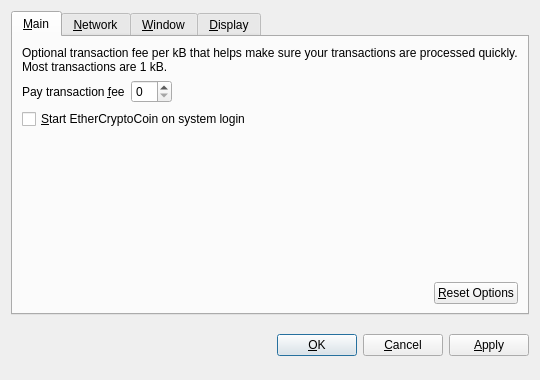
<?xml version="1.0" encoding="UTF-8"?>
<ui version="4.0">
 <class>OptionsDialog</class>
 <widget class="QDialog" name="OptionsDialog">
  <property name="geometry">
   <rect>
    <x>0</x>
    <y>0</y>
    <width>540</width>
    <height>380</height>
   </rect>
  </property>
  <property name="windowTitle">
   <string>Options</string>
  </property>
  <property name="modal">
   <bool>true</bool>
  </property>
  <layout class="QVBoxLayout" name="verticalLayout">
   <item>
    <widget class="QTabWidget" name="tabWidget">
     <property name="tabPosition">
      <enum>QTabWidget::North</enum>
     </property>
     <property name="currentIndex">
      <number>0</number>
     </property>
     <widget class="QWidget" name="tabMain">
      <attribute name="title">
       <string>&amp;Main</string>
      </attribute>
      <layout class="QVBoxLayout" name="verticalLayout_Main">
       <item>
        <widget class="QLabel" name="transactionFeeInfoLabel">
         <property name="text">
          <string>Optional transaction fee per kB that helps make sure your transactions are processed quickly. Most transactions are 1 kB.</string>
         </property>
         <property name="textFormat">
          <enum>Qt::PlainText</enum>
         </property>
         <property name="wordWrap">
          <bool>true</bool>
         </property>
        </widget>
       </item>
       <item>
        <layout class="QHBoxLayout" name="horizontalLayout_1_Main">
         <item>
          <widget class="QLabel" name="transactionFeeLabel">
           <property name="text">
            <string>Pay transaction &amp;fee</string>
           </property>
           <property name="textFormat">
            <enum>Qt::PlainText</enum>
           </property>
           <property name="buddy">
            <cstring>transactionFee</cstring>
           </property>
          </widget>
         </item>
         <item>
          <widget class="BitcoinAmountField" name="transactionFee"/>
         </item>
         <item>
          <spacer name="horizontalSpacer_1_Main">
           <property name="orientation">
            <enum>Qt::Horizontal</enum>
           </property>
           <property name="sizeHint" stdset="0">
            <size>
             <width>40</width>
             <height>20</height>
            </size>
           </property>
          </spacer>
         </item>
        </layout>
       </item>
       <item>
        <widget class="QCheckBox" name="bitcoinAtStartup">
         <property name="toolTip">
          <string>Automatically start EtherCryptoCoin after logging in to the system.</string>
         </property>
         <property name="text">
          <string>&amp;Start EtherCryptoCoin on system login</string>
         </property>
        </widget>
       </item>
       <item>
        <spacer name="verticalSpacer_Main">
         <property name="orientation">
          <enum>Qt::Vertical</enum>
         </property>
         <property name="sizeHint" stdset="0">
          <size>
           <width>20</width>
           <height>40</height>
          </size>
         </property>
        </spacer>
       </item>
       <item>
        <layout class="QHBoxLayout" name="horizontalLayout_2_Main">
         <item>
          <spacer name="horizontalSpacer_2_Main">
           <property name="orientation">
            <enum>Qt::Horizontal</enum>
           </property>
           <property name="sizeHint" stdset="0">
            <size>
             <width>40</width>
             <height>20</height>
            </size>
           </property>
          </spacer>
         </item>
         <item>
          <widget class="QPushButton" name="resetButton">
           <property name="toolTip">
            <string>Reset all client options to default.</string>
           </property>
           <property name="text">
            <string>&amp;Reset Options</string>
           </property>
           <property name="autoDefault">
            <bool>false</bool>
           </property>
          </widget>
         </item>
        </layout>
       </item>
      </layout>
     </widget>
     <widget class="QWidget" name="tabNetwork">
      <attribute name="title">
       <string>&amp;Network</string>
      </attribute>
      <layout class="QVBoxLayout" name="verticalLayout_Network">
       <item>
        <widget class="QCheckBox" name="mapPortUpnp">
         <property name="toolTip">
          <string>Automatically open the EtherCryptoCoin client port on the router. This only works when your router supports UPnP and it is enabled.</string>
         </property>
         <property name="text">
          <string>Map port using &amp;UPnP</string>
         </property>
        </widget>
       </item>
       <item>
        <widget class="QCheckBox" name="connectSocks">
         <property name="toolTip">
          <string>Connect to the EtherCryptoCoin network through a SOCKS proxy (e.g. when connecting through Tor).</string>
         </property>
         <property name="text">
          <string>&amp;Connect through SOCKS proxy:</string>
         </property>
        </widget>
       </item>
       <item>
        <layout class="QHBoxLayout" name="horizontalLayout_Network">
         <item>
          <widget class="QLabel" name="proxyIpLabel">
           <property name="text">
            <string>Proxy &amp;IP:</string>
           </property>
           <property name="textFormat">
            <enum>Qt::PlainText</enum>
           </property>
           <property name="buddy">
            <cstring>proxyIp</cstring>
           </property>
          </widget>
         </item>
         <item>
          <widget class="QValidatedLineEdit" name="proxyIp">
           <property name="maximumSize">
            <size>
             <width>140</width>
             <height>16777215</height>
            </size>
           </property>
           <property name="toolTip">
            <string>IP address of the proxy (e.g. 127.0.0.1)</string>
           </property>
          </widget>
         </item>
         <item>
          <widget class="QLabel" name="proxyPortLabel">
           <property name="text">
            <string>&amp;Port:</string>
           </property>
           <property name="textFormat">
            <enum>Qt::PlainText</enum>
           </property>
           <property name="buddy">
            <cstring>proxyPort</cstring>
           </property>
          </widget>
         </item>
         <item>
          <widget class="QLineEdit" name="proxyPort">
           <property name="maximumSize">
            <size>
             <width>55</width>
             <height>16777215</height>
            </size>
           </property>
           <property name="toolTip">
            <string>Port of the proxy (e.g. 9050)</string>
           </property>
          </widget>
         </item>
         <item>
          <widget class="QLabel" name="socksVersionLabel">
           <property name="text">
            <string>SOCKS &amp;Version:</string>
           </property>
           <property name="textFormat">
            <enum>Qt::PlainText</enum>
           </property>
           <property name="buddy">
            <cstring>socksVersion</cstring>
           </property>
          </widget>
         </item>
         <item>
          <widget class="QValueComboBox" name="socksVersion">
           <property name="toolTip">
            <string>SOCKS version of the proxy (e.g. 5)</string>
           </property>
          </widget>
         </item>
         <item>
          <spacer name="horizontalSpacer_Network">
           <property name="orientation">
            <enum>Qt::Horizontal</enum>
           </property>
           <property name="sizeHint" stdset="0">
            <size>
             <width>40</width>
             <height>20</height>
            </size>
           </property>
          </spacer>
         </item>
        </layout>
       </item>
       <item>
        <spacer name="verticalSpacer_Network">
         <property name="orientation">
          <enum>Qt::Vertical</enum>
         </property>
         <property name="sizeHint" stdset="0">
          <size>
           <width>20</width>
           <height>40</height>
          </size>
         </property>
        </spacer>
       </item>
      </layout>
     </widget>
     <widget class="QWidget" name="tabWindow">
      <attribute name="title">
       <string>&amp;Window</string>
      </attribute>
      <layout class="QVBoxLayout" name="verticalLayout_Window">
       <item>
        <widget class="QCheckBox" name="minimizeToTray">
         <property name="toolTip">
          <string>Show only a tray icon after minimizing the window.</string>
         </property>
         <property name="text">
          <string>&amp;Minimize to the tray instead of the taskbar</string>
         </property>
        </widget>
       </item>
       <item>
        <widget class="QCheckBox" name="minimizeOnClose">
         <property name="toolTip">
          <string>Minimize instead of exit the application when the window is closed. When this option is enabled, the application will be closed only after selecting Quit in the menu.</string>
         </property>
         <property name="text">
          <string>M&amp;inimize on close</string>
         </property>
        </widget>
       </item>
       <item>
        <spacer name="verticalSpacer_Window">
         <property name="orientation">
          <enum>Qt::Vertical</enum>
         </property>
         <property name="sizeHint" stdset="0">
          <size>
           <width>20</width>
           <height>40</height>
          </size>
         </property>
        </spacer>
       </item>
      </layout>
     </widget>
     <widget class="QWidget" name="tabDisplay">
      <attribute name="title">
       <string>&amp;Display</string>
      </attribute>
      <layout class="QVBoxLayout" name="verticalLayout_Display">
       <item>
        <layout class="QHBoxLayout" name="horizontalLayout_1_Display">
         <item>
          <widget class="QLabel" name="langLabel">
           <property name="text">
            <string>User Interface &amp;language:</string>
           </property>
           <property name="textFormat">
            <enum>Qt::PlainText</enum>
           </property>
           <property name="buddy">
            <cstring>lang</cstring>
           </property>
          </widget>
         </item>
         <item>
          <widget class="QValueComboBox" name="lang">
           <property name="toolTip">
            <string>The user interface language can be set here. This setting will take effect after restarting EtherCryptoCoin.</string>
           </property>
          </widget>
         </item>
        </layout>
       </item>
       <item>
        <layout class="QHBoxLayout" name="horizontalLayout_2_Display">
         <item>
          <widget class="QLabel" name="unitLabel">
           <property name="text">
            <string>&amp;Unit to show amounts in:</string>
           </property>
           <property name="textFormat">
            <enum>Qt::PlainText</enum>
           </property>
           <property name="buddy">
            <cstring>unit</cstring>
           </property>
          </widget>
         </item>
         <item>
          <widget class="QValueComboBox" name="unit">
           <property name="toolTip">
            <string>Choose the default subdivision unit to show in the interface and when sending coins.</string>
           </property>
          </widget>
         </item>
        </layout>
       </item>
       <item>
        <widget class="QCheckBox" name="displayAddresses">
         <property name="toolTip">
          <string>Whether to show EtherCryptoCoin addresses in the transaction list or not.</string>
         </property>
         <property name="text">
          <string>&amp;Display addresses in transaction list</string>
         </property>
        </widget>
       </item>
       <item>
        <spacer name="verticalSpacer_Display">
         <property name="orientation">
          <enum>Qt::Vertical</enum>
         </property>
         <property name="sizeHint" stdset="0">
          <size>
           <width>20</width>
           <height>40</height>
          </size>
         </property>
        </spacer>
       </item>
      </layout>
     </widget>
    </widget>
   </item>
   <item>
    <layout class="QHBoxLayout" name="horizontalLayout_Buttons">
     <item>
      <spacer name="horizontalSpacer_1">
       <property name="orientation">
        <enum>Qt::Horizontal</enum>
       </property>
       <property name="sizeHint" stdset="0">
        <size>
         <width>40</width>
         <height>48</height>
        </size>
       </property>
      </spacer>
     </item>
     <item>
      <widget class="QLabel" name="statusLabel">
       <property name="font">
        <font>
         <weight>75</weight>
         <bold>true</bold>
        </font>
       </property>
       <property name="text">
        <string/>
       </property>
       <property name="textFormat">
        <enum>Qt::PlainText</enum>
       </property>
       <property name="wordWrap">
        <bool>true</bool>
       </property>
      </widget>
     </item>
     <item>
      <spacer name="horizontalSpacer_2">
       <property name="orientation">
        <enum>Qt::Horizontal</enum>
       </property>
       <property name="sizeHint" stdset="0">
        <size>
         <width>40</width>
         <height>48</height>
        </size>
       </property>
      </spacer>
     </item>
     <item>
      <widget class="QPushButton" name="okButton">
       <property name="text">
        <string>&amp;OK</string>
       </property>
      </widget>
     </item>
     <item>
      <widget class="QPushButton" name="cancelButton">
       <property name="text">
        <string>&amp;Cancel</string>
       </property>
       <property name="autoDefault">
        <bool>false</bool>
       </property>
      </widget>
     </item>
     <item>
      <widget class="QPushButton" name="applyButton">
       <property name="text">
        <string>&amp;Apply</string>
       </property>
       <property name="autoDefault">
        <bool>false</bool>
       </property>
      </widget>
     </item>
    </layout>
   </item>
  </layout>
 </widget>
 <customwidgets>
  <customwidget>
   <class>BitcoinAmountField</class>
   <extends>QSpinBox</extends>
   <header>bitcoinamountfield.h</header>
  </customwidget>
  <customwidget>
   <class>QValueComboBox</class>
   <extends>QComboBox</extends>
   <header>qvaluecombobox.h</header>
  </customwidget>
  <customwidget>
   <class>QValidatedLineEdit</class>
   <extends>QLineEdit</extends>
   <header>qvalidatedlineedit.h</header>
  </customwidget>
 </customwidgets>
 <resources/>
 <connections/>
</ui>
